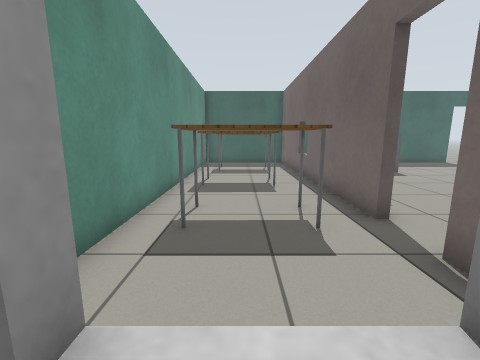
View 1 (above)

23 first-person views from a walk through a robot-simulator world made for Gazebo. The camera is 0.9 m above the floor, tilts 10° down and sees 90° across. The floor is counted in squares, 0.5 m on a side. Each view is taken from the middle of a square. On the plan, view 1 faces up. The plan holds only what a view shows up to about 14 squares ahead; the rest is blank. Simple patterns stand in for the simulator's built-in surfaces.

View 2
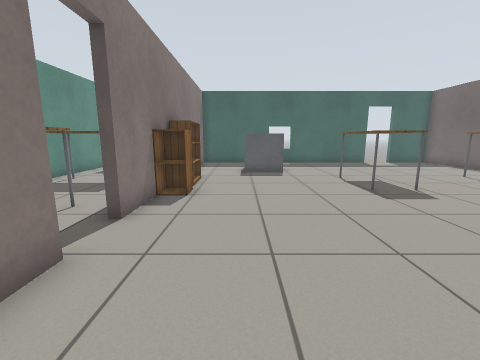

View 3
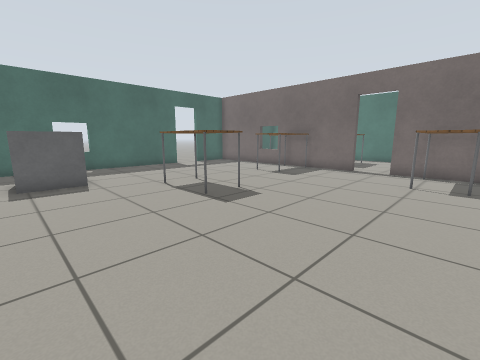

View 4
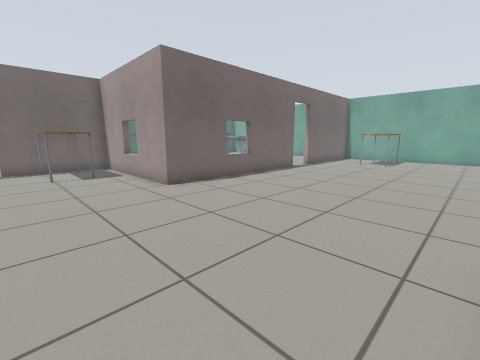

View 5
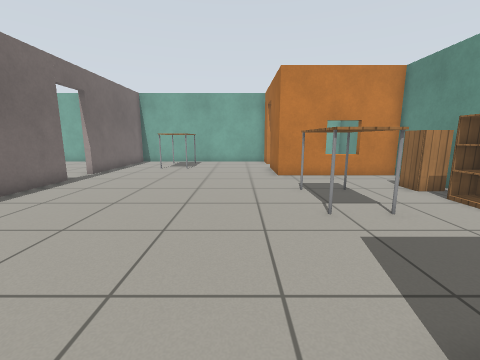

View 6
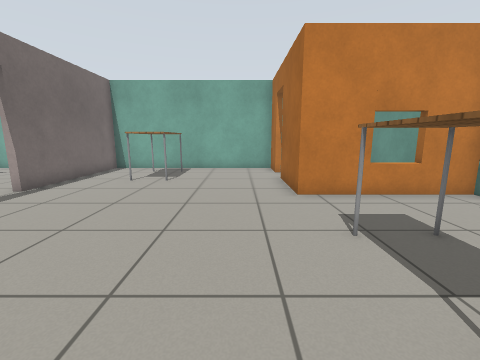

View 7
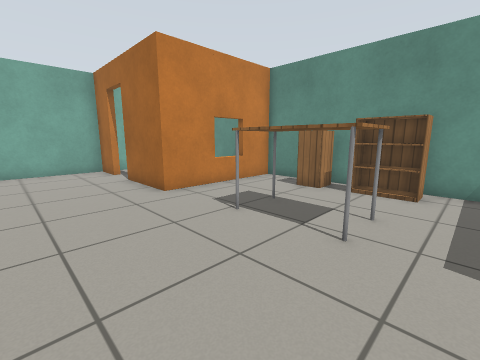

View 8
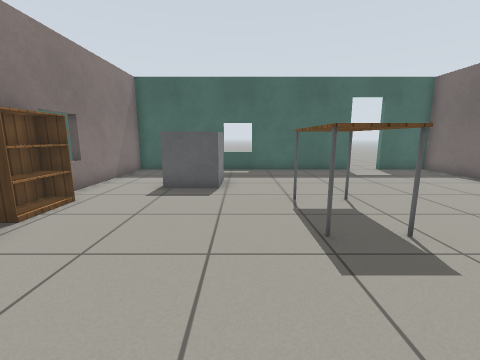

View 9
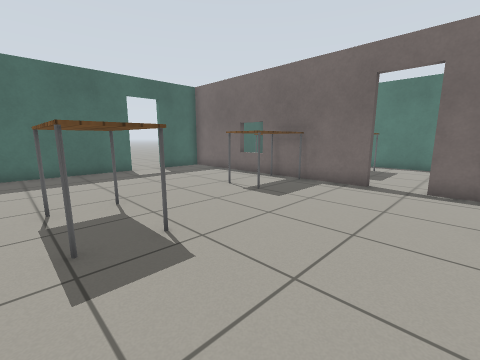

View 10
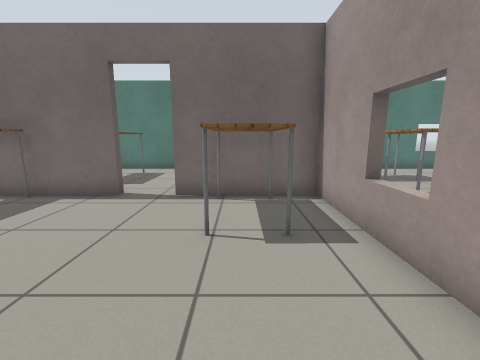

View 11
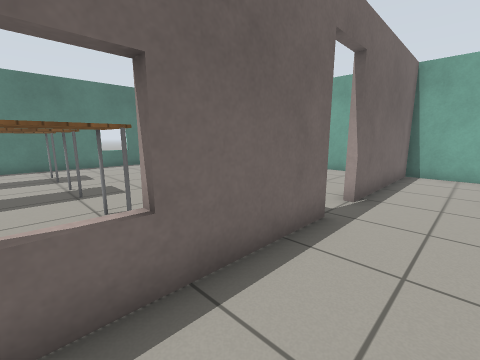

View 12
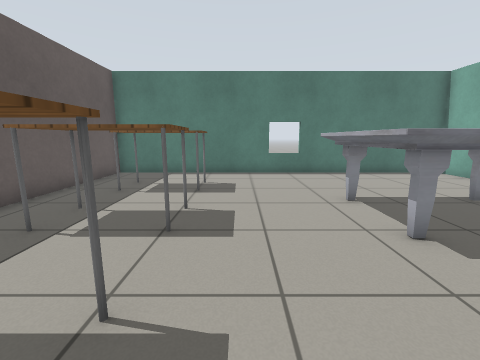

View 13
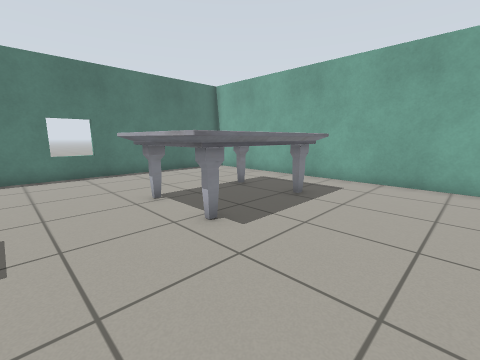

View 14
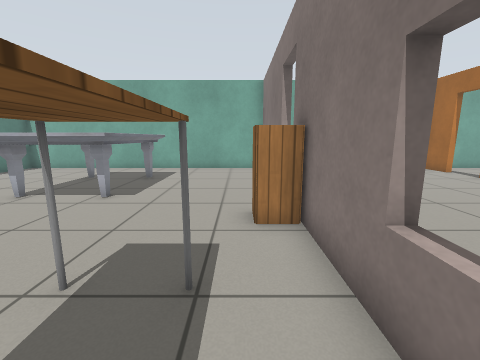

View 15
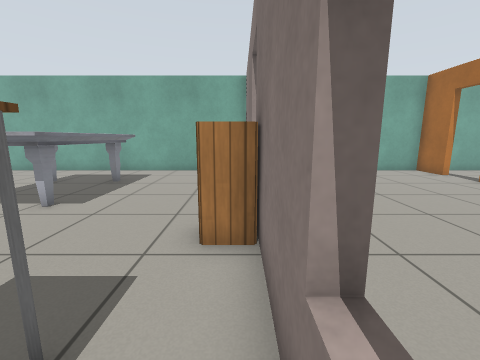

View 16
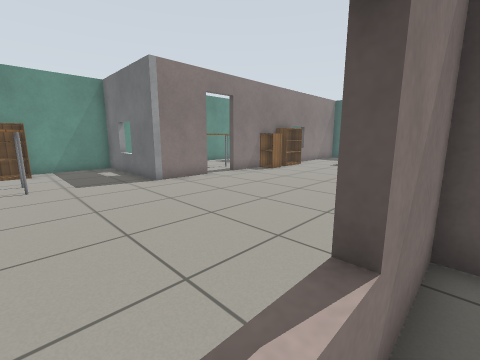

View 17
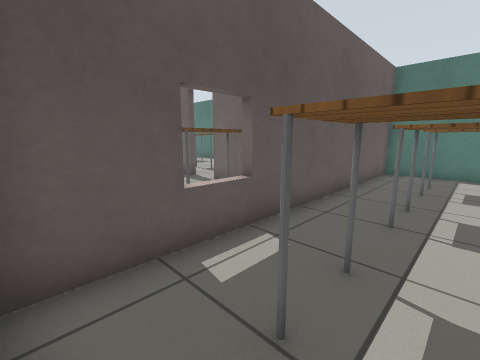

View 18
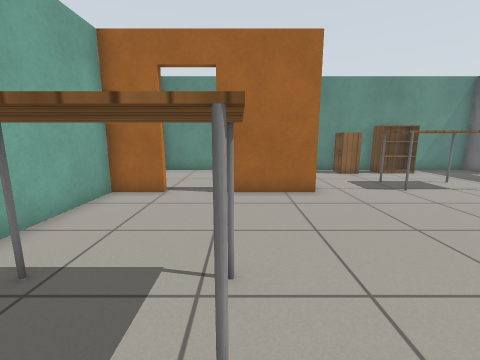

View 19
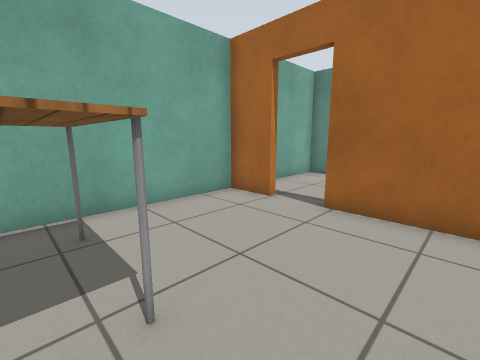

View 20
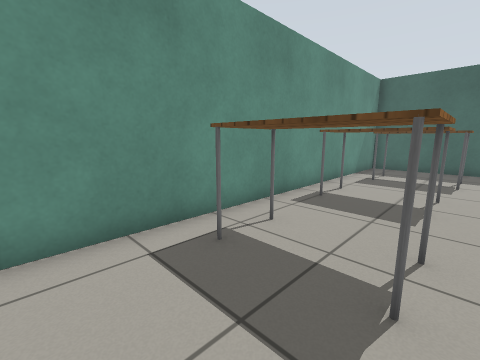

View 21
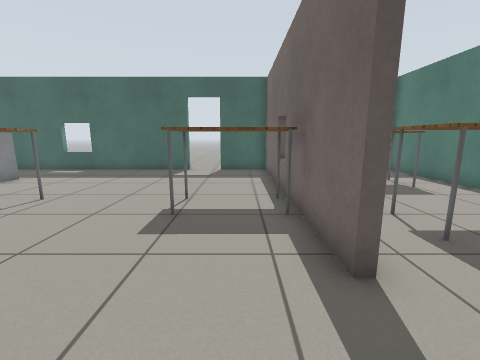

View 22
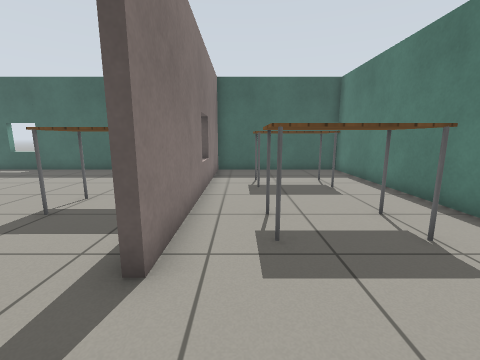

View 23
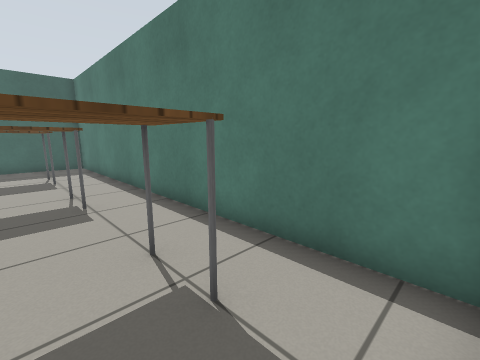

### Floor plan
Key: @ floor where view 1 was taken; # wall or solid block; . floor; D open door; = window, fence, low wall or low ledge; T table; B bookshelf; C cabinet; M marble table; O other object.
Columns run from 3 left of view 1 to 26 right of it. Each row starts with its distance up from view 1.
 18 ############=#####DDD#########
 17 #.....#................#.....#
 16 #.....#................#.....#
 15 #.T T.#... ............#.....#
 14 #. T .#... O...........#.TTT.#
 13 #.TTT.#..OOO...........=.TTT.#
 12 #.....=................#.....#
 11 #.....#.......TT....TTT#.....#
 10 #.TTT.#B......TT....TTT#.....#
  9 #.TTT.#B......TT.......#.TTT.#
  8 #.....#C......TT.......#.TTT.#
  7 #.....#................#.....#
  6 #.TTT.#................D.....#
  5 #.TTT.D................D.....#
  4 #.....D................#. TT.#
  3 #.....#............TTTT#  TT.#
  2 #.....#............TTTT#   ..#
  1 ###=###................#  . .#
  0 #..@...........####=##########
 -1 #..............#.............#
 -2 #..............#..TT..TT.TT..#
 -3 #B.............=. TT..TT.T ..#
 -4 #BB..TT........#..TT..TT.TT..#
 -5 #BB..TT........#..TT.........#
 -6 #CC..TT........#.............#
 -7 #CC............#C............#
 -8 #..............DC............=
 -9 #..............DD....MMMM....#
-10 ###=###........DD....M   ....#
-11 #     #........#.....M   ....#
-12 #     #....TT..# ....M   ....#
-13 #  ...D....TT..# ....M  M....#
-14 #.....D....TT..# ............#
-15 #.....#....TT..#.............#
-16 #.....#........#.............#
-17 ##############################

Positions as (right, up) in squares from view 1, and headings:
1: (0, 0), facing up
2: (6, 0), facing up
3: (6, 2), facing up-right
4: (4, 5), facing down-right
5: (5, 2), facing down
6: (5, -2), facing down
7: (7, -2), facing down-left
8: (9, 4), facing up
9: (10, 4), facing up-right
10: (12, 3), facing right
11: (10, -3), facing down-right
12: (14, -6), facing right
13: (14, -6), facing down-right
14: (14, -2), facing down
15: (13, -3), facing down
16: (13, -4), facing up-left
17: (13, -3), facing up-right
18: (11, -12), facing left
19: (9, -10), facing down-left
20: (2, 2), facing up-left
21: (18, 4), facing up
22: (21, 4), facing up
23: (23, 1), facing up-right
